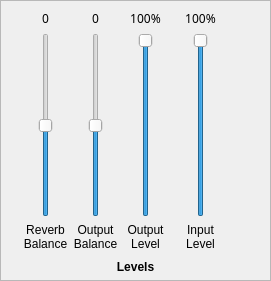
   <widget class="QFrame" name="frame_5">
    <property name="geometry">
     <rect>
      <x>590</x>
      <y>300</y>
      <width>271</width>
      <height>281</height>
     </rect>
    </property>
    <property name="frameShape">
     <enum>QFrame::StyledPanel</enum>
    </property>
    <property name="frameShadow">
     <enum>QFrame::Raised</enum>
    </property>
    <widget class="QLabel" name="label_50">
     <property name="geometry">
      <rect>
       <x>110</x>
       <y>257</y>
       <width>51</width>
       <height>20</height>
      </rect>
     </property>
     <property name="font">
      <font>
       <weight>75</weight>
       <bold>true</bold>
      </font>
     </property>
     <property name="text">
      <string>Levels</string>
     </property>
     <property name="alignment">
      <set>Qt::AlignCenter</set>
     </property>
    </widget>
    <widget class="QWidget" name="layoutWidget">
     <property name="geometry">
      <rect>
       <x>10</x>
       <y>10</y>
       <width>71</width>
       <height>241</height>
      </rect>
     </property>
     <layout class="QVBoxLayout" name="verticalLayout_8">
      <item>
       <widget class="QLabel" name="label_reverbBalance">
        <property name="font">
         <font>
          <family>Noto Sans</family>
          <weight>50</weight>
          <bold>false</bold>
         </font>
        </property>
        <property name="text">
         <string>0</string>
        </property>
        <property name="alignment">
         <set>Qt::AlignCenter</set>
        </property>
       </widget>
      </item>
      <item>
       <layout class="QHBoxLayout" name="horizontalLayout_18">
        <item>
         <widget class="QSlider" name="slider_reverbBalance">
          <property name="maximum">
           <number>127</number>
          </property>
          <property name="value">
           <number>63</number>
          </property>
          <property name="orientation">
           <enum>Qt::Vertical</enum>
          </property>
         </widget>
        </item>
       </layout>
      </item>
      <item>
       <widget class="QLabel" name="label_reverbBalance_2">
        <property name="font">
         <font>
          <weight>50</weight>
          <bold>false</bold>
         </font>
        </property>
        <property name="text">
         <string>Reverb&lt;br&gt;Balance</string>
        </property>
        <property name="alignment">
         <set>Qt::AlignCenter</set>
        </property>
        <property name="wordWrap">
         <bool>true</bool>
        </property>
       </widget>
      </item>
     </layout>
    </widget>
    <widget class="QWidget" name="layoutWidget">
     <property name="geometry">
      <rect>
       <x>60</x>
       <y>10</y>
       <width>71</width>
       <height>241</height>
      </rect>
     </property>
     <layout class="QVBoxLayout" name="verticalLayout_14">
      <item>
       <widget class="QLabel" name="label_outputBalance">
        <property name="font">
         <font>
          <family>Noto Sans</family>
          <weight>50</weight>
          <bold>false</bold>
         </font>
        </property>
        <property name="text">
         <string>0</string>
        </property>
        <property name="alignment">
         <set>Qt::AlignCenter</set>
        </property>
       </widget>
      </item>
      <item>
       <layout class="QHBoxLayout" name="horizontalLayout_19">
        <item>
         <widget class="QSlider" name="slider_outputBalance">
          <property name="maximum">
           <number>127</number>
          </property>
          <property name="value">
           <number>63</number>
          </property>
          <property name="orientation">
           <enum>Qt::Vertical</enum>
          </property>
         </widget>
        </item>
       </layout>
      </item>
      <item>
       <widget class="QLabel" name="label_30">
        <property name="font">
         <font>
          <weight>50</weight>
          <bold>false</bold>
         </font>
        </property>
        <property name="text">
         <string>Output&lt;br&gt;Balance</string>
        </property>
        <property name="alignment">
         <set>Qt::AlignCenter</set>
        </property>
        <property name="wordWrap">
         <bool>true</bool>
        </property>
       </widget>
      </item>
     </layout>
    </widget>
    <widget class="QWidget" name="layoutWidget">
     <property name="geometry">
      <rect>
       <x>110</x>
       <y>10</y>
       <width>71</width>
       <height>241</height>
      </rect>
     </property>
     <layout class="QVBoxLayout" name="verticalLayout_22">
      <item>
       <widget class="QLabel" name="label_outputLevel">
        <property name="font">
         <font>
          <family>Noto Sans</family>
          <weight>50</weight>
          <bold>false</bold>
         </font>
        </property>
        <property name="text">
         <string>100%</string>
        </property>
        <property name="alignment">
         <set>Qt::AlignCenter</set>
        </property>
       </widget>
      </item>
      <item>
       <layout class="QHBoxLayout" name="horizontalLayout_21">
        <item>
         <widget class="QSlider" name="slider_outputLevel">
          <property name="maximum">
           <number>127</number>
          </property>
          <property name="value">
           <number>127</number>
          </property>
          <property name="orientation">
           <enum>Qt::Vertical</enum>
          </property>
         </widget>
        </item>
       </layout>
      </item>
      <item>
       <widget class="QLabel" name="label_31">
        <property name="font">
         <font>
          <weight>50</weight>
          <bold>false</bold>
         </font>
        </property>
        <property name="text">
         <string>Output&lt;br&gt;Level</string>
        </property>
        <property name="alignment">
         <set>Qt::AlignCenter</set>
        </property>
        <property name="wordWrap">
         <bool>true</bool>
        </property>
       </widget>
      </item>
     </layout>
    </widget>
    <widget class="QWidget" name="layoutWidget">
     <property name="geometry">
      <rect>
       <x>160</x>
       <y>10</y>
       <width>81</width>
       <height>241</height>
      </rect>
     </property>
     <layout class="QVBoxLayout" name="verticalLayout_23">
      <item>
       <widget class="QLabel" name="label_inputLevel">
        <property name="font">
         <font>
          <family>Noto Sans</family>
          <weight>50</weight>
          <bold>false</bold>
         </font>
        </property>
        <property name="text">
         <string>100%</string>
        </property>
        <property name="alignment">
         <set>Qt::AlignCenter</set>
        </property>
       </widget>
      </item>
      <item>
       <layout class="QHBoxLayout" name="horizontalLayout_22">
        <item>
         <widget class="QSlider" name="slider_inputLevel">
          <property name="maximum">
           <number>127</number>
          </property>
          <property name="value">
           <number>127</number>
          </property>
          <property name="orientation">
           <enum>Qt::Vertical</enum>
          </property>
         </widget>
        </item>
       </layout>
      </item>
      <item>
       <widget class="QLabel" name="label_32">
        <property name="font">
         <font>
          <weight>50</weight>
          <bold>false</bold>
         </font>
        </property>
        <property name="text">
         <string>Input&lt;br&gt;Level</string>
        </property>
        <property name="alignment">
         <set>Qt::AlignCenter</set>
        </property>
        <property name="wordWrap">
         <bool>true</bool>
        </property>
       </widget>
      </item>
     </layout>
    </widget>
   </widget>
